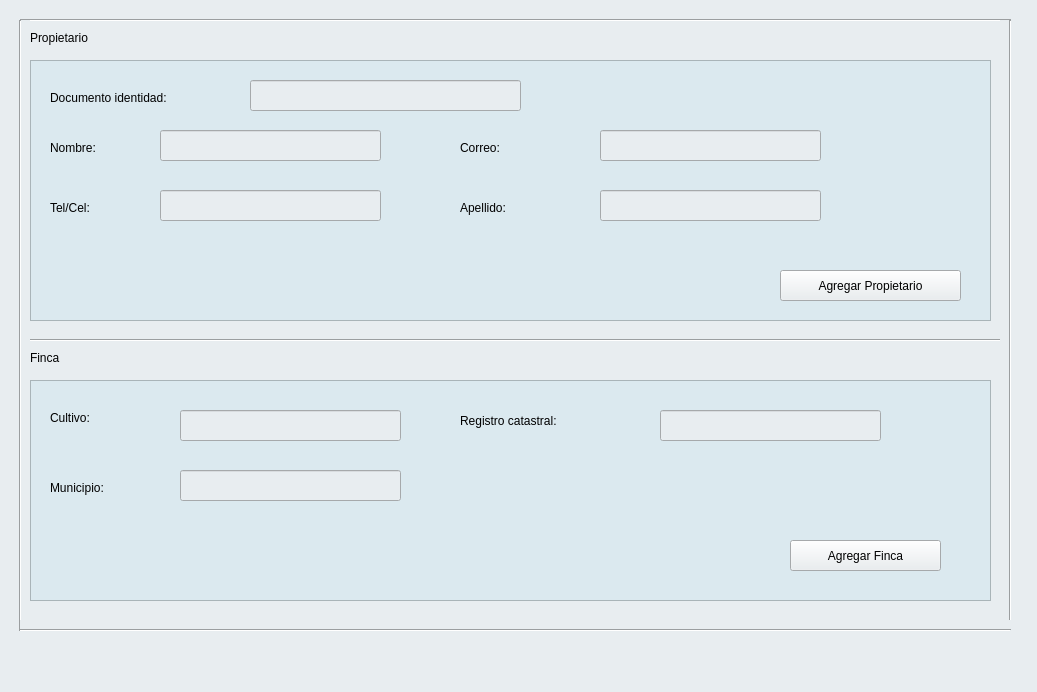
<?xml version="1.0" encoding="UTF-8"?>
<ui version="4.0">
 <class>MainWindow</class>
 <widget class="QMainWindow" name="MainWindow">
  <property name="geometry">
   <rect>
    <x>0</x>
    <y>0</y>
    <width>1037</width>
    <height>692</height>
   </rect>
  </property>
  <property name="windowTitle">
   <string>MainWindow</string>
  </property>
  <property name="styleSheet">
   <string notr="true">background-color: rgb(232, 237, 240);</string>
  </property>
  <widget class="QWidget" name="centralwidget">
   <widget class="QLabel" name="label">
    <property name="geometry">
     <rect>
      <x>30</x>
      <y>30</y>
      <width>121</width>
      <height>16</height>
     </rect>
    </property>
    <property name="styleSheet">
     <string notr="true">font: 8pt &quot;OCR A Extended&quot;;</string>
    </property>
    <property name="text">
     <string>Propietario</string>
    </property>
   </widget>
   <widget class="QLabel" name="label_2">
    <property name="geometry">
     <rect>
      <x>30</x>
      <y>350</y>
      <width>71</width>
      <height>16</height>
     </rect>
    </property>
    <property name="styleSheet">
     <string notr="true">font: 8pt &quot;OCR A Extended&quot;;</string>
    </property>
    <property name="text">
     <string>Finca</string>
    </property>
   </widget>
   <widget class="QFrame" name="frame">
    <property name="geometry">
     <rect>
      <x>30</x>
      <y>380</y>
      <width>961</width>
      <height>221</height>
     </rect>
    </property>
    <property name="styleSheet">
     <string notr="true">background-color: qradialgradient(spread:pad, cx:0.5, cy:0.5, radius:0.5, fx:0.5, fy:0.5, stop:0 rgba(0, 0, 0, 255), stop:0.19397 rgba(0, 0, 0, 255), stop:0.202312 rgba(122, 97, 0, 255), stop:0.495514 rgba(76, 58, 0, 255), stop:0.504819 rgba(255, 255, 255, 255), stop:0.79 rgba(255, 255, 255, 255), stop:1 rgba(255, 158, 158, 255));
background-color: rgb(219, 233, 239);</string>
    </property>
    <property name="frameShape">
     <enum>QFrame::StyledPanel</enum>
    </property>
    <property name="frameShadow">
     <enum>QFrame::Raised</enum>
    </property>
    <widget class="QLabel" name="label_8">
     <property name="geometry">
      <rect>
       <x>20</x>
       <y>30</y>
       <width>81</width>
       <height>16</height>
      </rect>
     </property>
     <property name="styleSheet">
      <string notr="true">font: 9pt &quot;OCR A Extended&quot;;</string>
     </property>
     <property name="text">
      <string>Cultivo:</string>
     </property>
    </widget>
    <widget class="QLabel" name="label_9">
     <property name="geometry">
      <rect>
       <x>20</x>
       <y>100</y>
       <width>91</width>
       <height>16</height>
      </rect>
     </property>
     <property name="styleSheet">
      <string notr="true">font: 9pt &quot;OCR A Extended&quot;;</string>
     </property>
     <property name="text">
      <string>Municipio:</string>
     </property>
    </widget>
    <widget class="QLabel" name="label_10">
     <property name="geometry">
      <rect>
       <x>430</x>
       <y>20</y>
       <width>181</width>
       <height>41</height>
      </rect>
     </property>
     <property name="styleSheet">
      <string notr="true">font: 9pt &quot;OCR A Extended&quot;;</string>
     </property>
     <property name="text">
      <string>Registro catastral:</string>
     </property>
    </widget>
    <widget class="QLineEdit" name="lineEdit_6">
     <property name="geometry">
      <rect>
       <x>630</x>
       <y>30</y>
       <width>221</width>
       <height>31</height>
      </rect>
     </property>
     <property name="styleSheet">
      <string notr="true">background-color: rgb(232, 237, 240);
font: 9pt &quot;OCR A Extended&quot;;</string>
     </property>
     <property name="text">
      <string/>
     </property>
    </widget>
    <widget class="QPushButton" name="pushButton_2">
     <property name="geometry">
      <rect>
       <x>760</x>
       <y>160</y>
       <width>151</width>
       <height>31</height>
      </rect>
     </property>
     <property name="styleSheet">
      <string notr="true">background-color: rgb(232, 237, 240);
font: 9pt &quot;OCR A Extended&quot;;</string>
     </property>
     <property name="text">
      <string>Agregar Finca</string>
     </property>
    </widget>
    <widget class="QLineEdit" name="lineEdit_7">
     <property name="geometry">
      <rect>
       <x>150</x>
       <y>30</y>
       <width>221</width>
       <height>31</height>
      </rect>
     </property>
     <property name="styleSheet">
      <string notr="true">background-color: rgb(232, 237, 240);
font: 9pt &quot;OCR A Extended&quot;;</string>
     </property>
     <property name="text">
      <string/>
     </property>
    </widget>
    <widget class="QLineEdit" name="lineEdit_8">
     <property name="geometry">
      <rect>
       <x>150</x>
       <y>90</y>
       <width>221</width>
       <height>31</height>
      </rect>
     </property>
     <property name="styleSheet">
      <string notr="true">background-color: rgb(232, 237, 240);
font: 9pt &quot;OCR A Extended&quot;;</string>
     </property>
     <property name="text">
      <string/>
     </property>
    </widget>
   </widget>
   <widget class="QFrame" name="frame_2">
    <property name="geometry">
     <rect>
      <x>30</x>
      <y>60</y>
      <width>961</width>
      <height>261</height>
     </rect>
    </property>
    <property name="styleSheet">
     <string notr="true">background-color: rgb(219, 233, 239);</string>
    </property>
    <property name="frameShape">
     <enum>QFrame::StyledPanel</enum>
    </property>
    <property name="frameShadow">
     <enum>QFrame::Raised</enum>
    </property>
    <widget class="QLabel" name="label_3">
     <property name="geometry">
      <rect>
       <x>20</x>
       <y>30</y>
       <width>191</width>
       <height>16</height>
      </rect>
     </property>
     <property name="styleSheet">
      <string notr="true">font: 9pt &quot;OCR A Extended&quot;;</string>
     </property>
     <property name="text">
      <string>Documento identidad:</string>
     </property>
    </widget>
    <widget class="QLabel" name="label_4">
     <property name="geometry">
      <rect>
       <x>20</x>
       <y>80</y>
       <width>91</width>
       <height>16</height>
      </rect>
     </property>
     <property name="styleSheet">
      <string notr="true">font: 9pt &quot;OCR A Extended&quot;;</string>
     </property>
     <property name="text">
      <string>Nombre:</string>
     </property>
    </widget>
    <widget class="QLabel" name="label_5">
     <property name="geometry">
      <rect>
       <x>20</x>
       <y>140</y>
       <width>91</width>
       <height>16</height>
      </rect>
     </property>
     <property name="styleSheet">
      <string notr="true">font: 9pt &quot;OCR A Extended&quot;;</string>
     </property>
     <property name="text">
      <string>Tel/Cel:</string>
     </property>
    </widget>
    <widget class="QLineEdit" name="lineEdit_2">
     <property name="geometry">
      <rect>
       <x>130</x>
       <y>70</y>
       <width>221</width>
       <height>31</height>
      </rect>
     </property>
     <property name="styleSheet">
      <string notr="true">background-color: rgb(232, 237, 240);
font: 9pt &quot;OCR A Extended&quot;;</string>
     </property>
     <property name="text">
      <string/>
     </property>
    </widget>
    <widget class="QLineEdit" name="lineEdit_3">
     <property name="geometry">
      <rect>
       <x>130</x>
       <y>130</y>
       <width>221</width>
       <height>31</height>
      </rect>
     </property>
     <property name="styleSheet">
      <string notr="true">background-color: rgb(232, 237, 240);
font: 9pt &quot;OCR A Extended&quot;;</string>
     </property>
     <property name="text">
      <string/>
     </property>
    </widget>
    <widget class="QLineEdit" name="lineEdit">
     <property name="geometry">
      <rect>
       <x>220</x>
       <y>20</y>
       <width>271</width>
       <height>31</height>
      </rect>
     </property>
     <property name="styleSheet">
      <string notr="true">background-color: rgb(232, 237, 240);
font: 9pt &quot;OCR A Extended&quot;;</string>
     </property>
     <property name="text">
      <string/>
     </property>
    </widget>
    <widget class="QLabel" name="label_6">
     <property name="geometry">
      <rect>
       <x>430</x>
       <y>140</y>
       <width>91</width>
       <height>16</height>
      </rect>
     </property>
     <property name="styleSheet">
      <string notr="true">font: 9pt &quot;OCR A Extended&quot;;</string>
     </property>
     <property name="text">
      <string>Apellido:</string>
     </property>
    </widget>
    <widget class="QLabel" name="label_7">
     <property name="geometry">
      <rect>
       <x>430</x>
       <y>80</y>
       <width>61</width>
       <height>16</height>
      </rect>
     </property>
     <property name="styleSheet">
      <string notr="true">font: 9pt &quot;OCR A Extended&quot;;</string>
     </property>
     <property name="text">
      <string>Correo:</string>
     </property>
    </widget>
    <widget class="QPushButton" name="pushButton">
     <property name="geometry">
      <rect>
       <x>750</x>
       <y>210</y>
       <width>181</width>
       <height>31</height>
      </rect>
     </property>
     <property name="styleSheet">
      <string notr="true">background-color: rgb(232, 237, 240);
font: 9pt &quot;OCR A Extended&quot;;</string>
     </property>
     <property name="text">
      <string>Agregar Propietario</string>
     </property>
    </widget>
    <widget class="QLineEdit" name="lineEdit_5">
     <property name="geometry">
      <rect>
       <x>570</x>
       <y>70</y>
       <width>221</width>
       <height>31</height>
      </rect>
     </property>
     <property name="styleSheet">
      <string notr="true">background-color: rgb(232, 237, 240);
font: 9pt &quot;OCR A Extended&quot;;</string>
     </property>
     <property name="text">
      <string/>
     </property>
    </widget>
    <widget class="QLineEdit" name="lineEdit_4">
     <property name="geometry">
      <rect>
       <x>570</x>
       <y>130</y>
       <width>221</width>
       <height>31</height>
      </rect>
     </property>
     <property name="styleSheet">
      <string notr="true">background-color: rgb(232, 237, 240);
font: 9pt &quot;OCR A Extended&quot;;</string>
     </property>
     <property name="text">
      <string/>
     </property>
    </widget>
   </widget>
   <widget class="Line" name="line">
    <property name="geometry">
     <rect>
      <x>20</x>
      <y>10</y>
      <width>991</width>
      <height>20</height>
     </rect>
    </property>
    <property name="orientation">
     <enum>Qt::Horizontal</enum>
    </property>
   </widget>
   <widget class="Line" name="line_2">
    <property name="geometry">
     <rect>
      <x>20</x>
      <y>330</y>
      <width>981</width>
      <height>20</height>
     </rect>
    </property>
    <property name="orientation">
     <enum>Qt::Horizontal</enum>
    </property>
   </widget>
   <widget class="Line" name="line_3">
    <property name="geometry">
     <rect>
      <x>10</x>
      <y>20</y>
      <width>20</width>
      <height>611</height>
     </rect>
    </property>
    <property name="orientation">
     <enum>Qt::Vertical</enum>
    </property>
   </widget>
   <widget class="Line" name="line_4">
    <property name="geometry">
     <rect>
      <x>1000</x>
      <y>20</y>
      <width>20</width>
      <height>611</height>
     </rect>
    </property>
    <property name="orientation">
     <enum>Qt::Vertical</enum>
    </property>
   </widget>
   <widget class="Line" name="line_5">
    <property name="geometry">
     <rect>
      <x>20</x>
      <y>620</y>
      <width>991</width>
      <height>20</height>
     </rect>
    </property>
    <property name="orientation">
     <enum>Qt::Horizontal</enum>
    </property>
   </widget>
  </widget>
  <widget class="QMenuBar" name="menubar">
   <property name="geometry">
    <rect>
     <x>0</x>
     <y>0</y>
     <width>1037</width>
     <height>26</height>
    </rect>
   </property>
  </widget>
  <widget class="QStatusBar" name="statusbar"/>
 </widget>
 <resources/>
 <connections/>
</ui>
